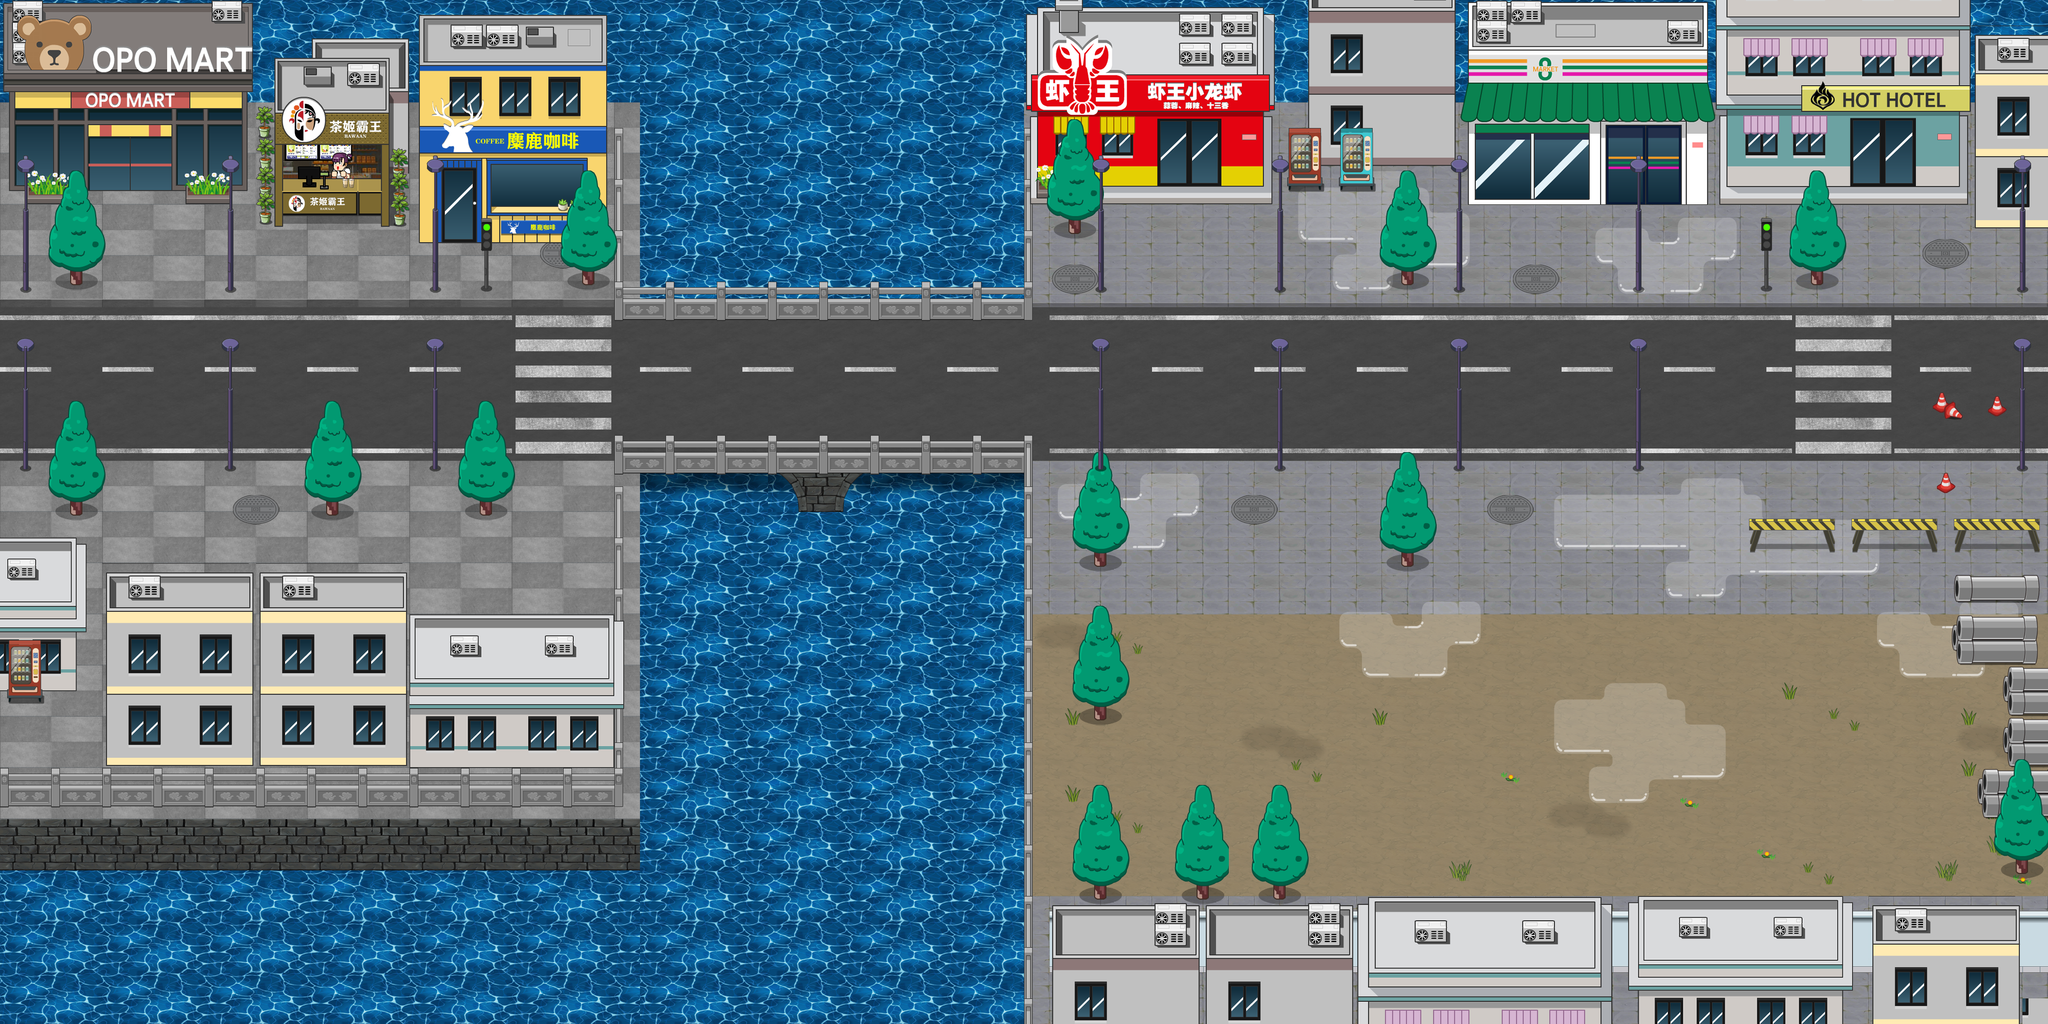

A 2D game scene composited from a Tiled map and its tileset images. What follows is a short description and the map's XML, with each tile layer's data collapsed to a summary:
An orthogonal 80x40 tile map with 50x50 px tiles, 7 tile layers (floor1, floor2, floor3, build1, ...), 3 tilesets.

<map version="1.10" tiledversion="1.11.2" orientation="orthogonal" renderorder="right-down" width="80" height="40" tilewidth="50" tileheight="50" infinite="0" nextlayerid="9" nextobjectid="1">
 <tileset firstgid="1" source="../TileMap/MS001.tsx" />
 <tileset firstgid="401" source="../TileMap/MS002.tsx" />
 <tileset firstgid="801" source="../TileMap/MS003.tsx" />
 <layer id="1" name="floor1" width="80" height="40">
  <data>[3200 cells, 3200 non-empty, 88 distinct tile ids]</data>
 </layer>
 <layer id="3" name="floor2" width="80" height="40">
  <data>[3200 cells, 839 non-empty, 164 distinct tile ids]</data>
 </layer>
 <layer id="4" name="floor3" width="80" height="40">
  <data>[3200 cells, 54 non-empty, 24 distinct tile ids]</data>
 </layer>
 <layer id="8" name="build1" width="80" height="40">
  <data>[3200 cells, 390 non-empty, 342 distinct tile ids]</data>
 </layer>
 <layer id="6" name="build2" width="80" height="40">
  <data>[3200 cells, 488 non-empty, 317 distinct tile ids]</data>
 </layer>
 <layer id="7" name="build3" width="80" height="40">
  <data>[3200 cells, 370 non-empty, 40 distinct tile ids]</data>
 </layer>
 <layer id="5" name="build4" width="80" height="40">
  <data>[3200 cells, 209 non-empty, 33 distinct tile ids]</data>
 </layer>
</map>